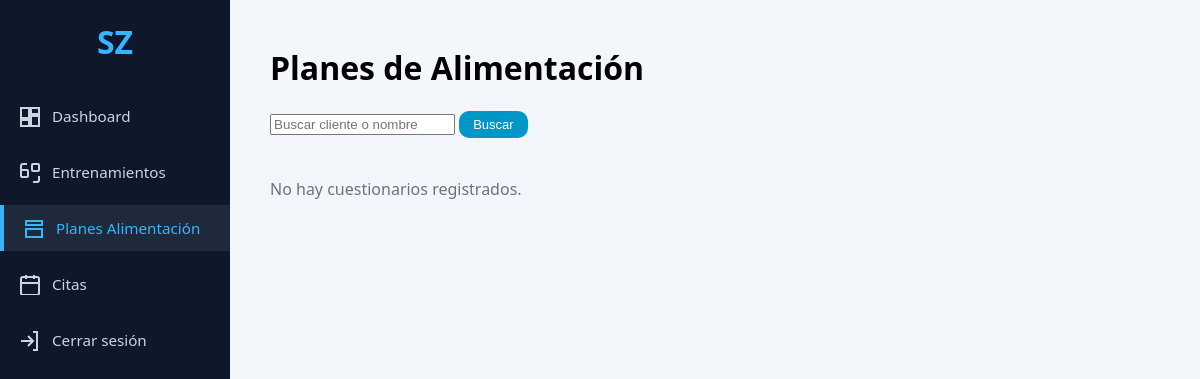
Page /index.php?controller=PlanAlimentacion&action=listar (signed in) on the earlier database version.
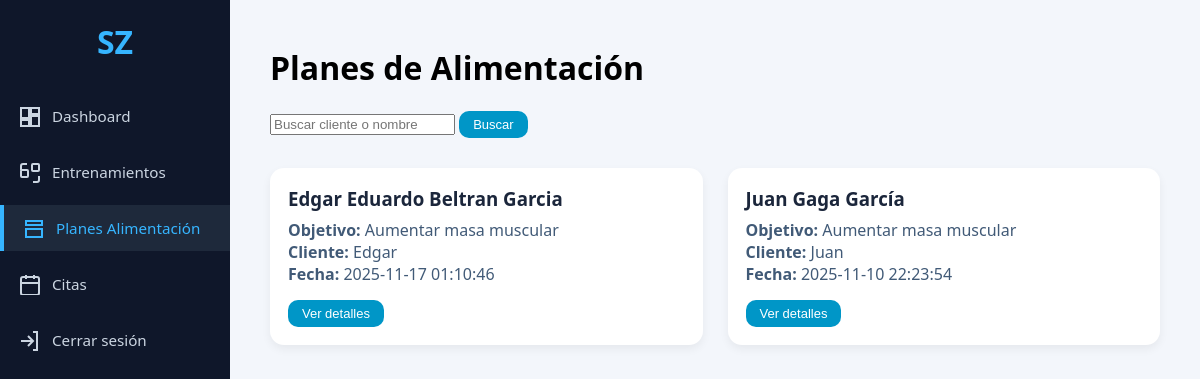
Same page on the later database version.
### tables this page shows
CREATE TABLE `cuestionario_alimentacion` (
  `idCuestionario` int(11) NOT NULL AUTO_INCREMENT,
  `idUsuario` int(11) NOT NULL,
  `idCoach` int(11) DEFAULT NULL,
  `nombreCompleto` varchar(150) DEFAULT NULL,
  `edad` int(11) DEFAULT NULL,
  `peso` decimal(5,2) DEFAULT NULL,
  `estatura` decimal(4,2) DEFAULT NULL,
  `objetivo` varchar(100) DEFAULT NULL,
  `enfermedades` text DEFAULT NULL,
  `deporte` varchar(100) DEFAULT NULL,
  `diasSemana` int(11) DEFAULT NULL,
  `horasDia` decimal(3,1) DEFAULT NULL,
  `tiempoEjercicio` varchar(100) DEFAULT NULL,
  `horarioGym` varchar(100) DEFAULT NULL,
  `fumaAlcohol` varchar(100) DEFAULT NULL,
  `comidasDia` int(11) DEFAULT NULL,
  `alimentacionHabitos` text DEFAULT NULL,
  `comidasDisponibles` int(11) DEFAULT NULL,
  `alimentosNoGustan` text DEFAULT NULL,
  `alimentosDificilesDejar` text DEFAULT NULL,
  `alimentosDisponibles` text DEFAULT NULL,
  `suplementos` text DEFAULT NULL,
  `horarioSueno` varchar(100) DEFAULT NULL,
  `fechaRegistro` timestamp NOT NULL DEFAULT current_timestamp(),
  PRIMARY KEY (`idCuestionario`),
  KEY `idUsuario` (`idUsuario`),
  KEY `cuestionario_alimentacion_fk_coach` (`idCoach`),
  CONSTRAINT `cuestionario_alimentacion_fk_coach` FOREIGN KEY (`idCoach`) REFERENCES `coach` (`idCoach`) ON DELETE SET NULL ON UPDATE CASCADE,
  CONSTRAINT `cuestionario_alimentacion_ibfk_1` FOREIGN KEY (`idUsuario`) REFERENCES `usuarios` (`idUsuario`)
);

CREATE TABLE `usuarios` (
  `idUsuario` int(11) NOT NULL AUTO_INCREMENT,
  `nombre` varchar(256) NOT NULL,
  `apePa` varchar(256) DEFAULT NULL,
  `apeMa` varchar(256) DEFAULT NULL,
  `genero` varchar(50) DEFAULT NULL,
  `telefono` varchar(50) DEFAULT NULL,
  `correo` varchar(256) NOT NULL,
  `contrasena` varchar(256) NOT NULL,
  `fechaRegi` date DEFAULT curdate(),
  `rol` enum('admin','entrenador','cliente') DEFAULT 'cliente',
  `idMembresia` int(11) DEFAULT NULL,
  `idAdministrador` int(11) DEFAULT NULL,
  `idCoach` int(11) DEFAULT NULL,
  PRIMARY KEY (`idUsuario`),
  UNIQUE KEY `correo` (`correo`),
  KEY `idAdministrador` (`idAdministrador`),
  KEY `fk_usuario_entrenador` (`idCoach`),
  CONSTRAINT `fk_usuario_entrenador` FOREIGN KEY (`idCoach`) REFERENCES `coach` (`idCoach`) ON DELETE SET NULL,
  CONSTRAINT `usuarios_ibfk_1` FOREIGN KEY (`idAdministrador`) REFERENCES `administrador` (`idAdministrador`) ON DELETE SET NULL
);

### app/models/PlanAlimentacionModel.php (called while the page is built, shortened)
<?php
class PlanAlimentacionModel {
    private $db;
    public function __construct($db) {
        $this->db = $db;
    }
    public function obtenerCuestionariosParaEntrenador(int $idCoach, string $buscar = '') {
        $sql = "SELECT ca.*, u.nombre AS nombreUsuario
                FROM cuestionario_alimentacion ca
                INNER JOIN usuarios u ON u.idUsuario = ca.idUsuario
                WHERE (ca.idCoach = ? OR ca.idCoach IS NULL)";
        $params = [$idCoach];
        $types  = "i";
        $sql .= " ORDER BY ca.fechaRegistro DESC";
        $stmt = $this->db->prepare($sql);
        $stmt->bind_param($types, ...$params);
        $stmt->execute();
        $result = $stmt->get_result();
        $lista = [];
        while ($row = $result->fetch_assoc()) {
            $lista[] = $row;
        }
        return $lista;
    }
}

### app/views/entrenador/plan-alimentacion-lista.php (the view, shortened to what this page needs)
<!DOCTYPE html>
<html lang="es">
<head>
    <link rel="stylesheet" href="public/css/trainer.css">
</head>
<body>
<aside class="sidebar-trainer">
    <div class="sidebar-logo">SZ</div>
    <nav class="sidebar-nav">
        <a href="index.php?controller=coach&action=index"
           class="sidebar-item">
            <svg fill="none" stroke="currentColor" stroke-width="2">
                <path d="M3 13h8V3H3v10zm0 8h8v-6H3v6zm10 0h8v-10h-8v10zm0-18v6h8V3h-8z"/>
            </svg>
            <span>Dashboard</span>
        </a>
        <a href="index.php?controller=entrenamientos&action=index"
           class="sidebar-item">
            <svg fill="none" stroke="currentColor" stroke-width="2">
                <path d="M21 15v4a2 2 0 0 1-2 2h-4"/>
                <path d="M3 9V5a2 2 0 0 1 2-2h4"/>
                <rect x="3" y="9" width="7" height="7" rx="1"/>
                <rect x="14" y="3" width="7" height="7" rx="1"/>
            </svg>
            <span>Entrenamientos</span>
        </a>
        <a class="sidebar-item active"
           href="index.php?controller=PlanAlimentacion&action=listar">
            <svg fill="none" stroke="currentColor" stroke-width="2">
                <path d="M4 4h16v4H4z"/>
                <path d="M4 12h16v8H4z"/>
            </svg>
            <span>Planes Alimentación</span>
        </a>
        <a href="index.php?controller=citas&action=lista"
           class="sidebar-item">
            <svg fill="none" stroke="currentColor" stroke-width="2">
                <rect x="3" y="4" width="18" height="18" rx="2"/>
                <path d="M16 2v4M8 2v4M3 10h18"/>
            </svg>
            <span>Citas</span>
        </a>
        <a href="index.php?controller=user&action=logout" class="sidebar-item">
            <svg fill="none" stroke="currentColor" stroke-width="2">
                <path d="M15 3h4v18h-4"/>
                <path d="M10 17l5-5-5-5"/>
                <path d="M15 12H3"/>
            </svg>
            <span>Cerrar sesión</span>
        </a>
    </nav>
</aside>
<main class="main-content">
    <h1>Planes de Alimentación</h1>
    <form method="get" action="index.php" class="search-bar">
        <input type="text" name="buscar" placeholder="Buscar cliente o nombre"
               value="<?= htmlspecialchars($_GET['buscar'] ?? '') ?>">
        <button type="submit" class="btn-small btn-edit">Buscar</button>
    </form>
    <?php if (empty($cuestionarios)): ?>
        <p style="margin-top:40px;color:#6b7280;">No hay cuestionarios registrados.</p>
    <?php else: ?>
        <div class="trainings-grid">
            <?php foreach ($cuestionarios as $c): ?>
                <div class="training-card">
                    <h3><?= htmlspecialchars($c['nombreCompleto']) ?></h3>
                    <p><strong>Objetivo:</strong> <?= htmlspecialchars($c['objetivo']) ?></p>
                    <p><strong>Cliente:</strong> <?= htmlspecialchars($c['nombreUsuario']) ?></p>
                    <p><strong>Fecha:</strong> <?= htmlspecialchars($c['fechaRegistro']) ?></p>
                    <div class="training-actions">
                        <a href="index.php?controller=PlanAlimentacion&action=ver&id=<?= $c['idCuestionario'] ?>">
                            <button class="btn-small btn-edit">Ver detalles</button>
                        </a>
                    </div>
                </div>
            <?php endforeach; ?>
        </div>
    <?php endif; ?>
</main>
</body>
</html>

Differences in the rows shown:
now on this page (row edited): cuestionario_alimentacion: nombreCompleto "Edgar Eduardo Beltran Garcia", objetivo "Aumentar masa muscular", idUsuario.nombre "Edgar", fechaRegistro "2025-11-17 01:10:46"
now on this page (row edited): cuestionario_alimentacion: nombreCompleto "Juan Gaga García", objetivo "Aumentar masa muscular", idUsuario.nombre "Juan", fechaRegistro "2025-11-10 22:23:54"
Other differences:
text no longer shown: "No hay cuestionarios registrados."
